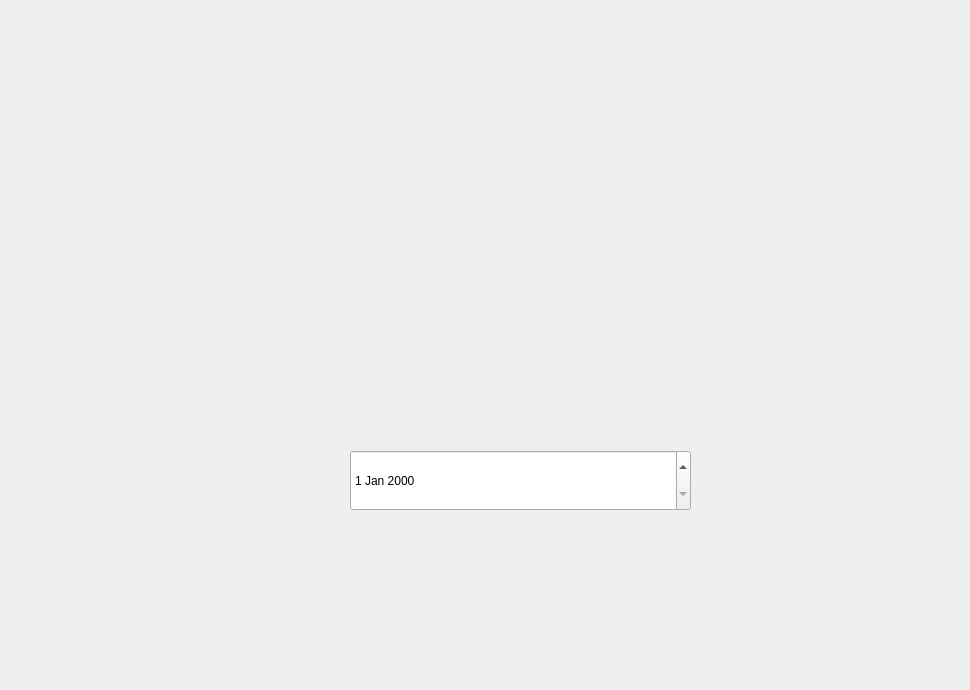
     <widget class="QWidget" name="widget_4">
      <property name="styleSheet">
       <string notr="true">background-image:url(:/ajout-mod-produit)



</string>
      </property>
      <widget class="QLineEdit" name="nom_2">
       <property name="geometry">
        <rect>
         <x>372</x>
         <y>180</y>
         <width>311</width>
         <height>31</height>
        </rect>
       </property>
       <property name="styleSheet">
        <string notr="true">background:transparent;
border:none;</string>
       </property>
      </widget>
      <widget class="QLineEdit" name="quantite_s_2">
       <property name="geometry">
        <rect>
         <x>370</x>
         <y>270</y>
         <width>311</width>
         <height>31</height>
        </rect>
       </property>
       <property name="styleSheet">
        <string notr="true">background:transparent;
border:none;</string>
       </property>
      </widget>
      <widget class="QLineEdit" name="quantite_r_2">
       <property name="geometry">
        <rect>
         <x>370</x>
         <y>370</y>
         <width>311</width>
         <height>31</height>
        </rect>
       </property>
       <property name="styleSheet">
        <string notr="true">background:transparent;
border:none;</string>
       </property>
      </widget>
      <widget class="QLineEdit" name="prix_2">
       <property name="geometry">
        <rect>
         <x>370</x>
         <y>550</y>
         <width>311</width>
         <height>31</height>
        </rect>
       </property>
       <property name="styleSheet">
        <string notr="true">background:transparent;
border:none;</string>
       </property>
      </widget>
      <widget class="QLineEdit" name="code_2">
       <property name="geometry">
        <rect>
         <x>370</x>
         <y>630</y>
         <width>311</width>
         <height>31</height>
        </rect>
       </property>
       <property name="styleSheet">
        <string notr="true">background:transparent;
border:none;</string>
       </property>
      </widget>
      <widget class="QPushButton" name="done_m_p">
       <property name="geometry">
        <rect>
         <x>780</x>
         <y>630</y>
         <width>61</width>
         <height>51</height>
        </rect>
       </property>
       <property name="styleSheet">
        <string notr="true">background:transparent;
border:none;</string>
       </property>
       <property name="text">
        <string/>
       </property>
      </widget>
      <widget class="QPushButton" name="prec_m_p">
       <property name="geometry">
        <rect>
         <x>890</x>
         <y>630</y>
         <width>71</width>
         <height>51</height>
        </rect>
       </property>
       <property name="styleSheet">
        <string notr="true">background:transparent;
border:none;</string>
       </property>
       <property name="text">
        <string/>
       </property>
      </widget>
      <widget class="QLineEdit" name="id_2">
       <property name="geometry">
        <rect>
         <x>370</x>
         <y>90</y>
         <width>311</width>
         <height>31</height>
        </rect>
       </property>
       <property name="styleSheet">
        <string notr="true">background:transparent;
border:none;</string>
       </property>
      </widget>
      <widget class="QDateEdit" name="duree_2">
       <property name="geometry">
        <rect>
         <x>350</x>
         <y>450</y>
         <width>341</width>
         <height>61</height>
        </rect>
       </property>
      </widget>
     </widget>
